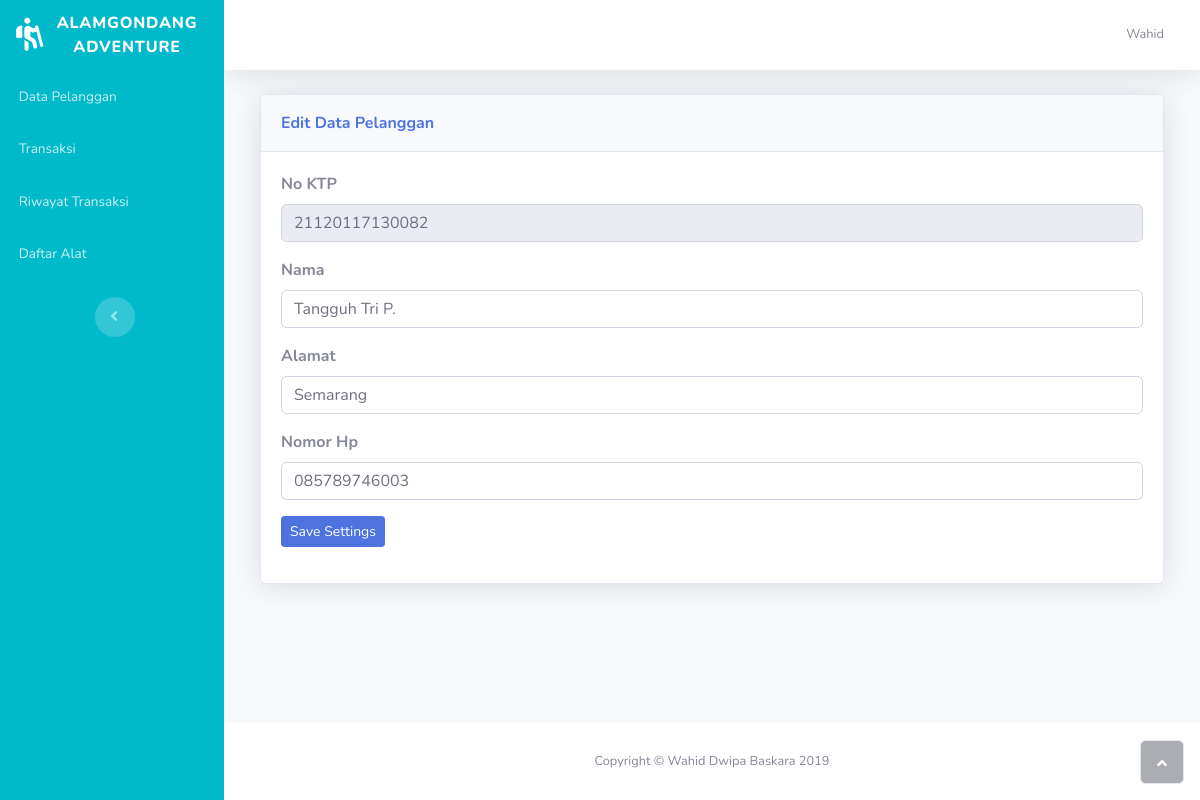
Page /edit_pelanggan.php?id=21120117130082 (signed in) on the committed database.
### tables this page shows
CREATE TABLE `penyewa` (
  `no_ktp` bigint(30) NOT NULL,
  `nama` varchar(100) NOT NULL,
  `alamat` varchar(100) NOT NULL,
  `no_hp` varchar(15) NOT NULL
);

### edit_pelanggan.php (the view, shortened to what this page needs)
<!DOCTYPE html>
<html>
<head>
    <link rel="stylesheet" href="assets/bootstrap/css/bootstrap.min.css">
    <link rel="stylesheet" href="assets/fonts/fontawesome-all.min.css">
    <link rel="stylesheet" href="assets/fonts/font-awesome.min.css">
    <link rel="stylesheet" href="assets/fonts/fontawesome5-overrides.min.css">
    <link rel="stylesheet" href="https://cdnjs.cloudflare.com/ajax/libs/animate.css/3.5.2/animate.min.css">
    <link rel="stylesheet" href="https://cdnjs.cloudflare.com/ajax/libs/aos/2.1.1/aos.css">
    <link rel="stylesheet" href="assets/css/Landing-Page---Parallax-Background---Logo-Heading-ButtonGIF.css">
</head>
<body id="page-top">
    <div id="wrapper">
        <nav class="navbar navbar-dark align-items-start sidebar sidebar-dark accordion p-0" style="background-color: #00b9cb;">
            <div class="container-fluid d-flex flex-column p-0">
                <a class="navbar-brand d-flex justify-content-center align-items-center sidebar-brand m-0" href="welcome.php">
                    <div class="sidebar-brand-icon rotate-n-15"><i class="fas fa-hiking"></i></div>
                    <div class="sidebar-brand-text mx-3"><span>AlamGondang<br>adventure<br></span></div>
                </a>
                <ul class="nav navbar-nav text-light" id="accordionSidebar">
                    <li class="nav-item" role="presentation">
                        <a class="nav-link" href="pelanggan.php">
                            <span>Data Pelanggan</span>
                        </a>
                        <a class="nav-link" href="transaksi.php">
                            <span>Transaksi</span>
                        </a>
                        <a class="nav-link" href="riwayat_transaksi.php">
                            <span>Riwayat Transaksi</span>
                        </a>
                        <a class="nav-link" href="alat.php">
                            <span>Daftar Alat</span>
                        </a>
                    </li>
                </ul>
                <div class="text-center d-none d-md-inline"><button class="btn rounded-circle border-0" id="sidebarToggle" type="button"></button></div>
            </div>
        </nav>
        <div class="d-flex flex-column" id="content-wrapper">
            <div id="content">
                <nav class="navbar navbar-light navbar-expand bg-white shadow mb-4 topbar static-top">
                    <div class="container-fluid"><button class="btn btn-link d-md-none rounded-circle mr-3" id="sidebarToggleTop" type="button"><i class="fas fa-bars"></i></button>
                        <ul class="nav navbar-nav flex-nowrap ml-auto">
                            <li class="nav-item dropdown no-arrow" role="presentation">
                                <div class="nav-item dropdown no-arrow"><a class="dropdown-toggle nav-link" data-toggle="dropdown" aria-expanded="false" href="#"><span class="d-none d-lg-inline mr-2 text-gray-600 small">
                                            <?php
                                            include "koneksi.php";
                                            $id = $_SESSION['username'];
                                            $query = "SELECT * from admin where email='$id'";
                                            $result = mysqli_query($connect, $query) or die(mysqli_error($connect));
                                            while ($row = mysqli_fetch_array($result)) {
                                                ?>
                                                <?php echo $row['nama']; ?>
                                            <?php
                                            }
                                            ?>
                                        </span></a>
                                </div>
                            </li>
                        </ul>
                    </div>
                </nav>
                <div class="container-fluid">
                    <div class="col">
                        <div class="card shadow">
                            <div class="card-header py-3">
                                <p class="text-primary m-0 font-weight-bold">Edit Data Pelanggan</p>
                            </div>
                            <div class="card-body">
                                <?php
                                include "koneksi.php";
                                $id = $_GET['id'];
                                $query = mysqli_query($connect, "select * from penyewa where no_ktp='$id'") or die(mysqli_error($connect));
                                while ($plg = mysqli_fetch_array($query)) {
                                    $no_ktp = $plg['no_ktp'];
                                    $nama = $plg['nama'];
                                    $alamat = $plg['alamat'];
                                    $no_hp = $plg['no_hp'];
                                }
                                ?>
                                <form method="post" action="aksi_edit_pelanggan.php?id=<?php echo $id ?>">
                                    <div class="form-group">
                                        <label for="address">
                                            <strong>No KTP</strong>
                                            <br>
                                        </label>
                                        <input disabled value="<?php echo $no_ktp; ?>" class="form-control" type="text" name="no_ktp" onkeypress="return event.charCode >= 48 && event.charCode <=57" required>
                                    </div>
                                    <div class="form-group">
                                        <label for="address">
                                            <strong>Nama</strong>
                                            <br>
                                        </label>
                                        <input value="<?php echo $nama; ?>" class="form-control" type="text" name="nama" onkeypress="return event.charCode < 48 || event.charCode  >57" required>
                                    </div>
                                    <div class="form-group">
                                        <label for="address">
                                            <strong>Alamat</strong>
                                            <br>
                                        </label>
                                        <input value="<?php echo $alamat; ?>" class="form-control" type="text" name="alamat">
                                    </div>
                                    <div class="form-group">
                                        <label for="address">
                                            <strong>Nomor Hp</strong>
                                            <br>
                                        </label>
                                        <input value="<?php echo $no_hp; ?>" class="form-control" type="text" name="no_hp" onkeypress="return event.charCode >= 48 && event.charCode <=57" required>
                                    </div>
                                    <div class="form-group"><button class="btn btn-primary btn-sm" type="submit">Save&nbsp;Settings</button></div>
                                </form>
                            </div>
                        </div>
                    </div>
                </div>
            </div>
            <footer class="bg-white sticky-footer">
                <div class="container my-auto">
                    <div class="text-center my-auto copyright"><span>Copyright © Wahid Dwipa Baskara 2019</span></div>
                </div>
            </footer>
        </div><a class="border rounded d-inline scroll-to-top" href="#page-top"><i class="fas fa-angle-up"></i></a>
    </div>
</body>
</html>

### rows in the picture
penyewa: no_ktp "21120117130082", nama "Tangguh Tri P.", alamat "Semarang", no_hp "085789746003"

### other values in the picture
$row['nama'] "Wahid"
